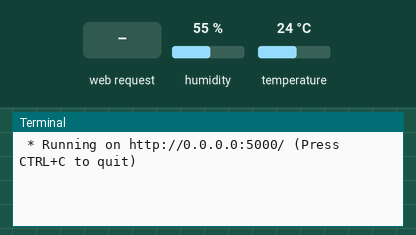
Bench run of a program on a simulated Raspberry Pi (BCM pin numbers). Parts: the last lines printed to the terminal. Inputs (shaded band) come from the test bench; at power-on: humidity 55 %, temperature 24 °C. The clock reads 2024-03-15 10:24:30 at power-on unless the program sets it.

Above: at 1.2 s.
1.3 s: HTTP request for / received
At 2.1 s:
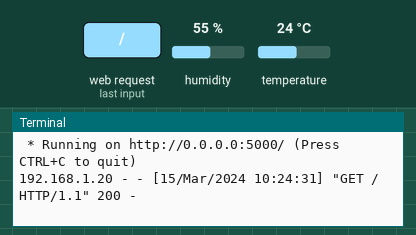
2.8 s: HTTP request for /monitor received
At 4.4 s:
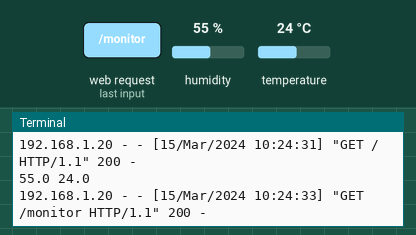

Measured:
- after the input at 1.3 s, the terminal: prints a new line at once (image 1)
- after the input at 2.8 s, the terminal: prints a new line after 0.53 s (image 2)

The program:

flask_dht11.py
```python
from flask import Flask, render_template
import Adafruit_DHT
import json

sensor = Adafruit_DHT.DHT11
PIN = 4 # 핀 번호

# Flask 객체 생성
# __name__은 파일명
app = Flask(__name__)


# 라우팅을 위한 뷰 함수
@app.route("/")
def home():
    return render_template("dht11.html")


@app.route("/monitor")
def monitoring():
    try:
        h, t = Adafruit_DHT.read_retry(sensor, PIN)
        print(h,t)
        if h is not None and t is not None:
            obj = {'humidity': h, 'temperature': t}
            return json.dumps(obj)
        else:
            return 'Read error'
    except Exception as e:
        print(e)


# 터미널에서 직접 실행시킨 경우
if __name__ == "__main__":
    try:
        app.run(host="0.0.0.0")
    finally:
        print("clean up")
```
